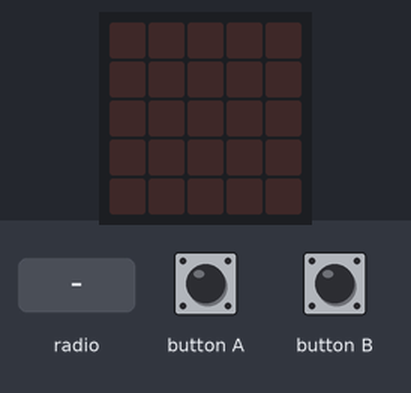
A program run on a simulated BBC micro:bit (MakeCode). Parts: the board's 5×5 LED display. Inputs (shaded band) come from the test bench.

Above: at 1.2 s.
1.3 s: radio message "1" arrives
At 2.7 s:
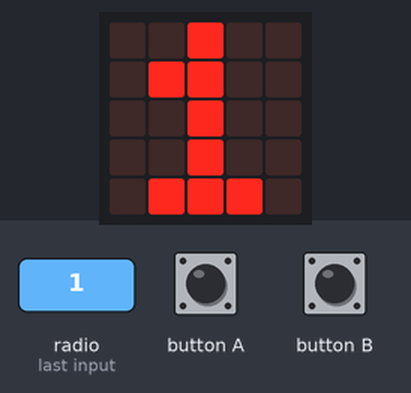
6.0 s: radio message "3" arrives
At 6.3 s:
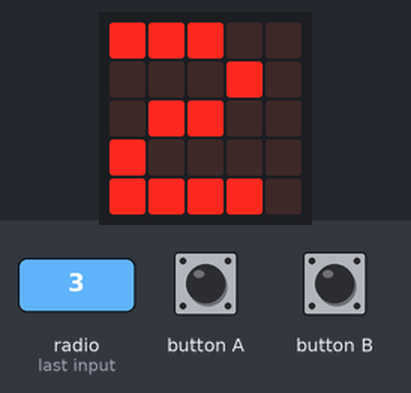
Timing chart, 0 to 8.5 s (numbered marks = the images above; inputs shaded):
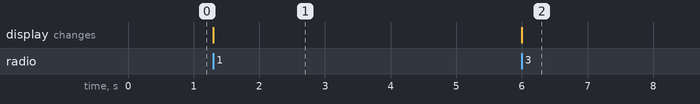

Measured:
- after the input at 1.3 s, the display: changes at once (image 1)
- after the input at 6.0 s, the display: changes at once (image 2)

The program:

main.ts
```typescript
enum RadioMessage {
    message1 = 49434
}
input.onGesture(Gesture.Shake, function () {

})
radio.onReceivedNumber(function (receivedNumber) {
    let Tre_bit = 0
    if (receivedNumber == 1) {
        En_bit += 1
        i_alt = En_bit + (To_bit + Tre_bit)
        basic.showNumber(i_alt)
    } else {
        if (receivedNumber == 3) {
            To_bit += 1
            i_alt = En_bit + (To_bit + Tre_bit)
            basic.showNumber(i_alt)
        }
    }
    if (receivedNumber == 2) {
        i_alt = i_alt - En_bit
        basic.showNumber(i_alt)
        En_bit = 0
    } else {
        if (receivedNumber == 4) {
            i_alt = i_alt - To_bit
            basic.showNumber(i_alt)
            To_bit = 0
        }
    }
})
input.onGesture(Gesture.EightG, function () {
    radio.sendNumber(1)
})
input.onButtonPressed(Button.A, function () {
    radio.sendNumber(1)
})
input.onButtonPressed(Button.B, function () {
    radio.sendNumber(2)
})
let To_bit = 0
let i_alt = 0
let En_bit = 0
radio.setGroup(1)
```

test.ts
```typescript
// test ender her, dette bliver ikke kompileret, når denne pakke bruges som en udvidelse.
```
